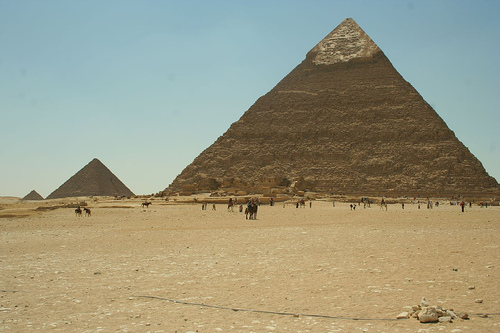
#> input picture Pyramid.jpg, 500 x 333 px
$ python 'Sobel算子.py'   (older library calls are emulated)
#> lines starting #> are read from the running program, lines starting #| are printed output that depends on the picture
import cv2
from skimage import filters, color
import numpy as np


def cv2_sobel(img):
    '''
    利用cv2自带的函数进行sobel边缘检测
    :param img: 待检测的图像
    :return: 返回不同方向梯度的边缘图像矩阵，通过控制不同方向的导数为1或者0来选择卷积核
    '''
#> called with img = 'Pyramid.jpg'
    img = cv2.imread(img)  # 读取图片
#> img is the input picture: shape (333, 500, 3); mean B, G, R 129.9, 152.5, 153.9
    gray = cv2.cvtColor(img, cv2.COLOR_BGR2GRAY)  # 灰度化
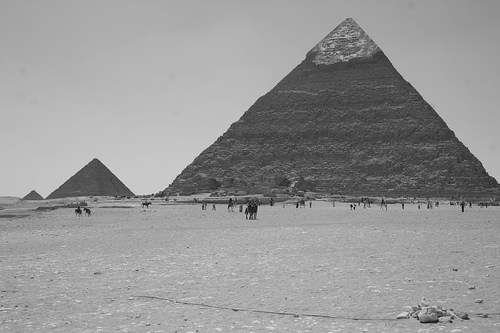
#> gray: shape (333, 500); min 5, max 226, mean 150.3
    sobel_x = cv2.Sobel(gray, cv2.CV_8U, 1, 0)  # 通过控制dx,dy的值来控制梯度的方向，这里是求x方向的梯度
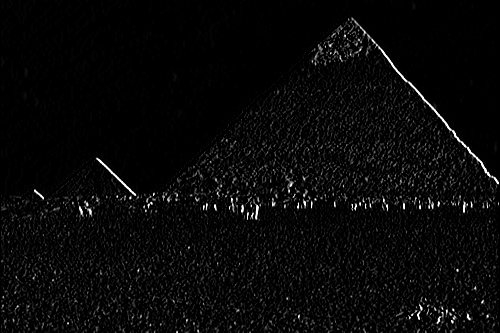
#> sobel_x: shape (333, 500); min 0, max 255, mean 8.6
    sobel_y = cv2.Sobel(gray, cv2.CV_8U, 0, 1)  # 这里是求y方向的梯度
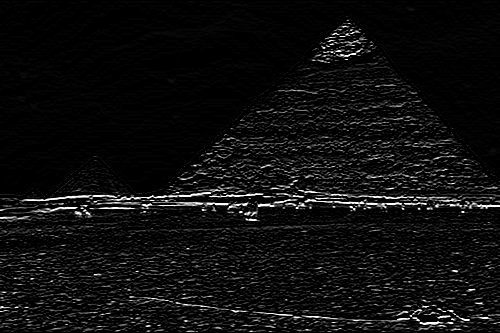
#> sobel_y: shape (333, 500); min 0, max 255, mean 14.6
    sobel = cv2.Sobel(gray, cv2.CV_8U, 1, 1)  # 这里是求x,y方向综合的梯度
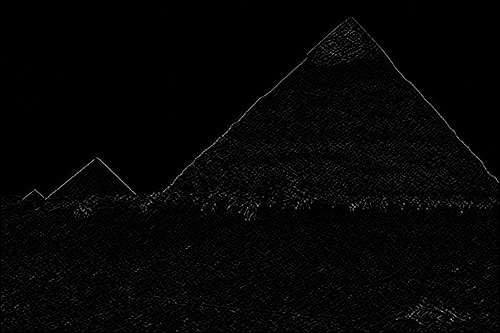
#> sobel: shape (333, 500); min 0, max 216, mean 5
    return [sobel_x, sobel_y, sobel]


def skimage_sobel(img):
    '''
    利用skimage模块自带的函数进行图像的边缘检测
    :param img: 待检测图像
    :return: 返回的是边缘图像矩阵
    '''
#> called with img = 'Pyramid.jpg'
    gray = cv2.imread(img, 0)
#> gray: shape (333, 500); min 4, max 226, mean 150.3
    edge_img = filters.sobel(gray)  # 这里求的是x,y方向两个梯度的综合
    return edge_img


def sobel_cal(img, kernal):
    '''
    自定义sobel卷积函数
    :param img: 已经补零了的图像
    :param kernal: 指定方向的梯度算子，核
    :return: 返回梯度矩阵
    '''
    edge_img = cv2.filter2D(img, -1, kernal)
    # [8 lines of commented-out code are left out]
    return edge_img


def def_sobel(img):
    # 定义不同方向的梯度算子
#> called with img = 'Pyramid.jpg'
    x_sobel = np.array([[-1, 0, 1],
                        [-2, 0, 2],
                        [-1, 0, 1]])
    y_sobel = np.array([[-1, -2, -1],
                        [0, 0, 0],
                        [1, 2, 1]])
    gray_img = cv2.imread(img, 0)
    h, w = gray_img.shape
#> h = 333; w = 500
    img = np.zeros([h + 2, w + 2], np.uint8)
    img[2:h + 2, 2:w + 2] = gray_img[0:h, 0:w]
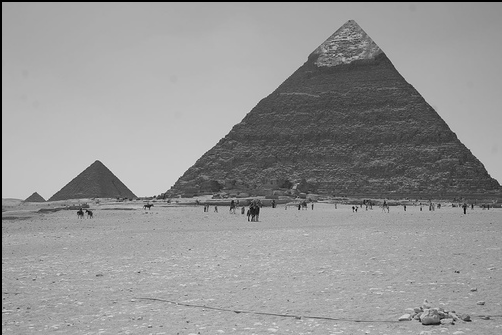
#> img: shape (335, 502); min 0, max 226, mean 148.8
    x_edge_img = sobel_cal(img, x_sobel)
    y_edge_img = sobel_cal(img, y_sobel)
    edge_img = np.zeros([h, w])
    for i in range(h):
        for j in range(w):
            edge_img[i][j] = np.sqrt(x_edge_img[i][j] ** 2 + y_edge_img[i][j] ** 2) / (np.sqrt(2))
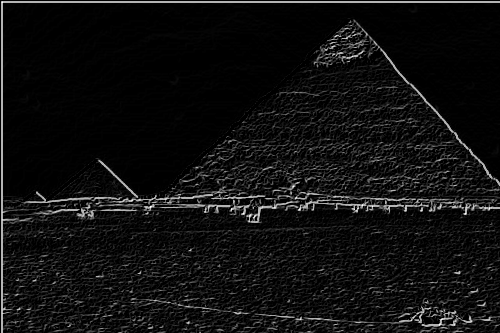
#> edge_img: shape (333, 500) float64; min 0, max 255, mean 16.4
    return edge_img


if __name__ == '__main__':
    img = "Pyramid.jpg"
    sobel_x, sobel_y, sobel = cv2_sobel(img)
    sk_sobel = skimage_sobel(img)
    def_sobelimg = def_sobel(img)
    cv2.imshow("src", cv2.imread(img))
    cv2.imshow("CV_Sobel_x", sobel_x)
    cv2.imshow("CV_Sobel_y", sobel_y)
    cv2.imshow("CV_Sobel", sobel)
    cv2.imshow("SK_system_definition", sk_sobel)
    cv2.imshow("self_definition", def_sobelimg)
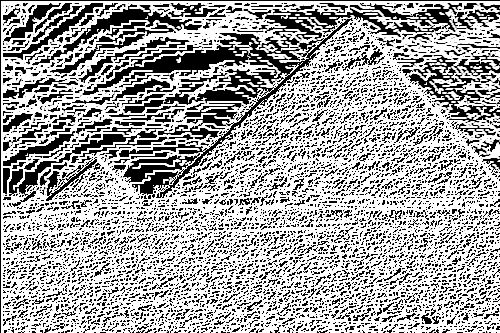
#> window 'self_definition': shape (333, 500); min 0, max 255, mean 164.9
    cv2.waitKey(0)
    cv2.destroyAllWindows()
